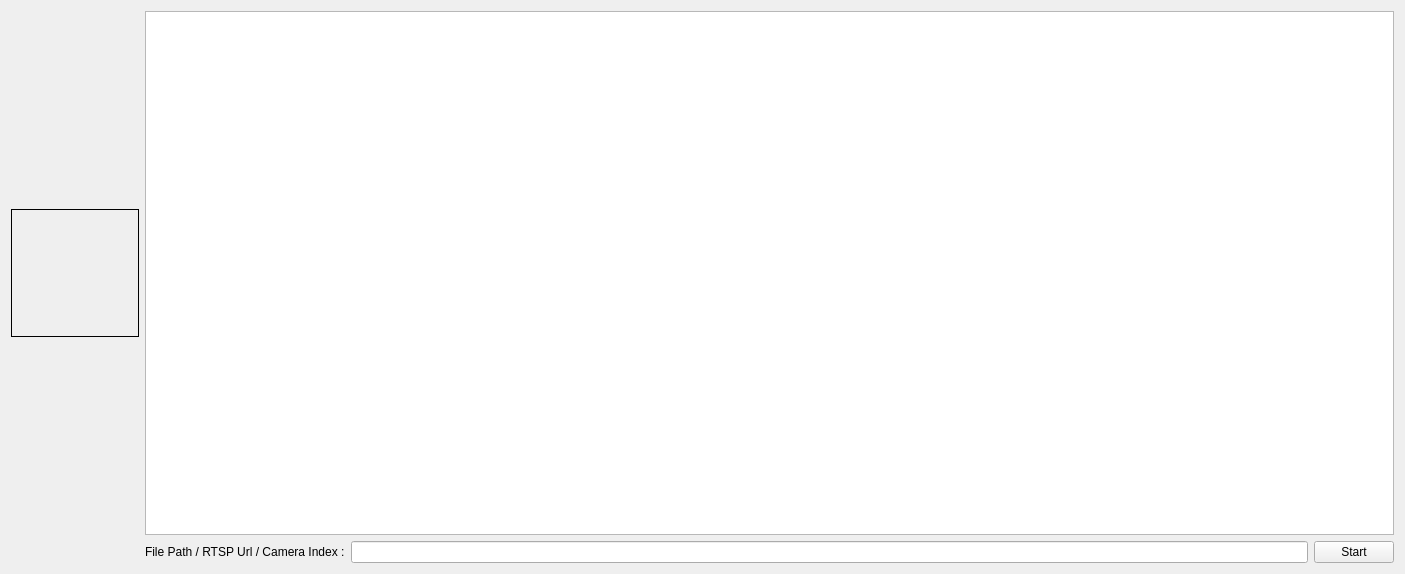
<?xml version="1.0" encoding="UTF-8"?>
<ui version="4.0">
 <class>MainWindow</class>
 <widget class="QMainWindow" name="MainWindow">
  <property name="geometry">
   <rect>
    <x>0</x>
    <y>0</y>
    <width>1405</width>
    <height>574</height>
   </rect>
  </property>
  <property name="windowTitle">
   <string>FRCVisiono5401</string>
  </property>
  <property name="windowIcon">
   <iconset>
    <normaloff>../../Documents/jaden'scringe/latest.png</normaloff>../../Documents/jaden'scringe/latest.png</iconset>
  </property>
  <property name="tabShape">
   <enum>QTabWidget::Triangular</enum>
  </property>
  <widget class="QWidget" name="centralWidget">
   <layout class="QGridLayout" name="gridLayout">
    <item row="2" column="1">
     <layout class="QHBoxLayout" name="horizontalLayout">
      <item>
       <widget class="QLabel" name="label">
        <property name="text">
         <string>File Path / RTSP Url / Camera Index :</string>
        </property>
       </widget>
      </item>
      <item>
       <widget class="QLineEdit" name="videoEdit"/>
      </item>
      <item>
       <widget class="QPushButton" name="startBtn">
        <property name="text">
         <string>Start</string>
        </property>
       </widget>
      </item>
     </layout>
    </item>
    <item row="0" column="1">
     <widget class="QGraphicsView" name="graphicsView">
      <property name="minimumSize">
       <size>
        <width>0</width>
        <height>0</height>
       </size>
      </property>
      <property name="maximumSize">
       <size>
        <width>1440</width>
        <height>1080</height>
       </size>
      </property>
     </widget>
    </item>
    <item row="0" column="0">
     <widget class="QLabel" name="imageLabel">
      <property name="sizePolicy">
       <sizepolicy hsizetype="MinimumExpanding" vsizetype="Preferred">
        <horstretch>128</horstretch>
        <verstretch>128</verstretch>
       </sizepolicy>
      </property>
      <property name="minimumSize">
       <size>
        <width>128</width>
        <height>128</height>
       </size>
      </property>
      <property name="maximumSize">
       <size>
        <width>128</width>
        <height>128</height>
       </size>
      </property>
      <property name="baseSize">
       <size>
        <width>128</width>
        <height>128</height>
       </size>
      </property>
      <property name="layoutDirection">
       <enum>Qt::RightToLeft</enum>
      </property>
      <property name="frameShape">
       <enum>QFrame::Box</enum>
      </property>
      <property name="text">
       <string/>
      </property>
      <property name="pixmap">
       <pixmap>../../Documents/jaden'scringe/robot.png</pixmap>
      </property>
      <property name="scaledContents">
       <bool>true</bool>
      </property>
     </widget>
    </item>
   </layout>
  </widget>
 </widget>
 <layoutdefault spacing="6" margin="11"/>
 <resources/>
 <connections/>
</ui>
